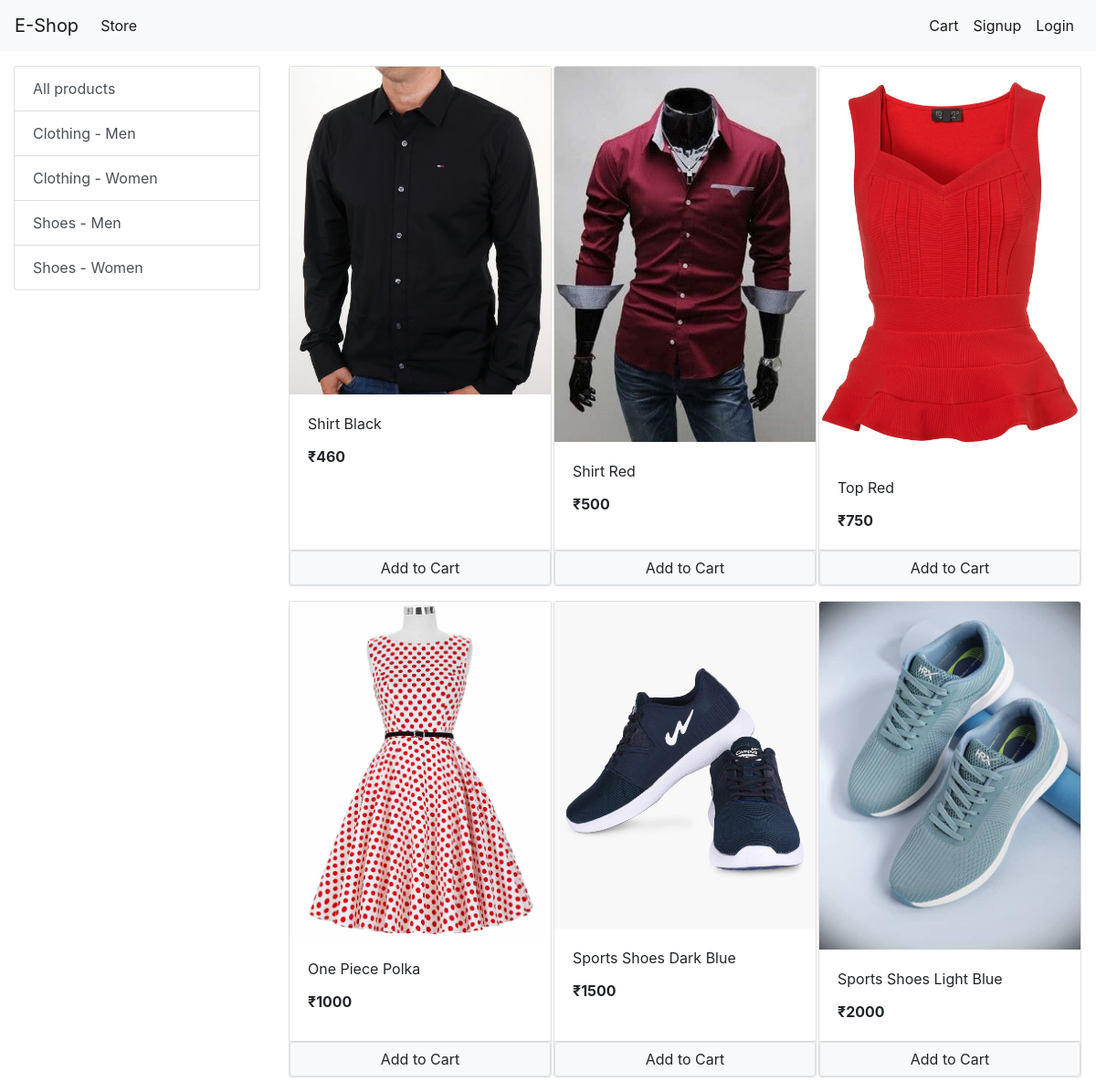
The page / on the database its author committed.
### store/models/category.py (models this page shows, shortened)
class Category(models.Model):
    name = models.CharField(max_length=20)
    @staticmethod
    def get_all_categories():
        return Category.objects.all()

### store/models/product.py (models this page shows, shortened)
class Product(models.Model):
    name = models.CharField(max_length=50)
    price = models.IntegerField(default=0)
    category = models.ForeignKey(Category, on_delete=models.CASCADE, default=1)
    description = models.CharField(max_length=200, default='', null=True, blank=True)
    image = models.ImageField(upload_to='uploads/products/')
    @staticmethod
    def get_all_products():
        return Product.objects.all()

### store/views/home.py (the view, shortened to what this page needs)
# urls.py: path('', Index.as_view(), name='homepage'),
class Index(View):
    def get(self, request):
        cart = request.session.get('cart')
        if not cart:
            request.session['cart'] = {}
        products = None
        categories = Category.get_all_categories()
        categoryId = request.GET.get('category')
        if categoryId:
            products = Product.get_all_products_by_categoryid(categoryId)
        else:
            products = Product.get_all_products()
        data = {}
        data['products'] = products
        data['categories'] = categories
        print(request.session.get('email'))
        return render(request, 'index.html', data)

### store/templatetags/cart.py (called while the page is built)
@register.filter(name='is_in_cart')
def is_in_cart(product, cart):
    keys = cart.keys()
    for id in keys:
        if int(id)==product.id:
            return True
    return False

### store/templatetags/custom_filter.py (called while the page is built)
@register.filter(name='currency')
def currency(number):
    return '₹'+str(number)

### store/templates/index.html (shortened to what this page needs)
{% extends 'base.html' %}
{% block content %}
{% load cart %}
{% load custom_filter %}
<div class="container-fluid mt-3">
    <div class="row">
        <div class="col-lg-3 mx-auto">
            <div class="list-group">
                <a href="/" class="list-group-item list-group-item-action">All products</a>
                {% for category in categories %}
                <a href="/?category={{ category.id }}"
                    class="list-group-item list-group-item-action">{{ category.name }}</a>
                {% endfor %}
            </div>
        </div>
        <div id="products" class="col-lg-9 mx-auto">
            <div class="row mx-auto">
                {% for product in products %}
                <div class="card mx-auto mb-3" id="{{product.id}}" style="width: 18rem;">
                    <img class="card-img-top" src="{{ product.image.url }}" alt="Card image cap">
                    <div class="card-body">
                        <p class="card-title">{{ product.name }}</p>
                        <p class="card-text"><b>{{ product.price|currency }}</b></p>
                    </div>
                    <div class="card-footer p-0 no-gutters">
                        {% if product|is_in_cart:request.session.cart %}
                        <div class="row no-gutters">
                            <form action="/#{{ product.id }}" class="col-2" method="post">
                                {% csrf_token %}
                                <input hidden type="text" name="product" value="{{ product.id }}">
                                <input hidden type="text" name="remove" value="True">
                                <input type="submit" value="-" class="btn btn-block btn-secondary">
                            </form>
                            <div class="text-center col">
                                {{ product|cart_quantity:request.session.cart }} in Cart
                            </div>
                            <form action="/#{{ product.id }}" class="col-2" method="post">
                                {% csrf_token %}
                                <input hidden type="text" name="product" value="{{ product.id }}">
                                <input type="submit" value="+" class="btn btn-block btn-secondary">
                            </form>
                        </div>
                        {% else %}
                        <form action="/#{{ product.id }}" method="post" class="btn-block">
                            <input value="Add to Cart" type="submit"
                                class="float-right btn btn-light border form-control">
                        </form>
                        {% endif %}
                    </div>
                </div>
                {% endfor %}
            </div>
        </div>
    </div>
</div>
{% endblock %}

### rows shown on the page
Category: name "Clothing - Men"
Category: name "Clothing - Women"
Category: name "Shoes - Men"
Category: name "Shoes - Women"
Product: image (picture), name "Shirt Black", price "₹460"
Product: image (picture), name "Shirt Red", price "₹500"
Product: image (picture), name "Top Red", price "₹750"
Product: image (picture), name "One Piece Polka", price "₹1000"
Product: image (picture), name "Sports Shoes Dark Blue", price "₹1500"
Product: image (picture), name "Sports Shoes Light Blue", price "₹2000"
